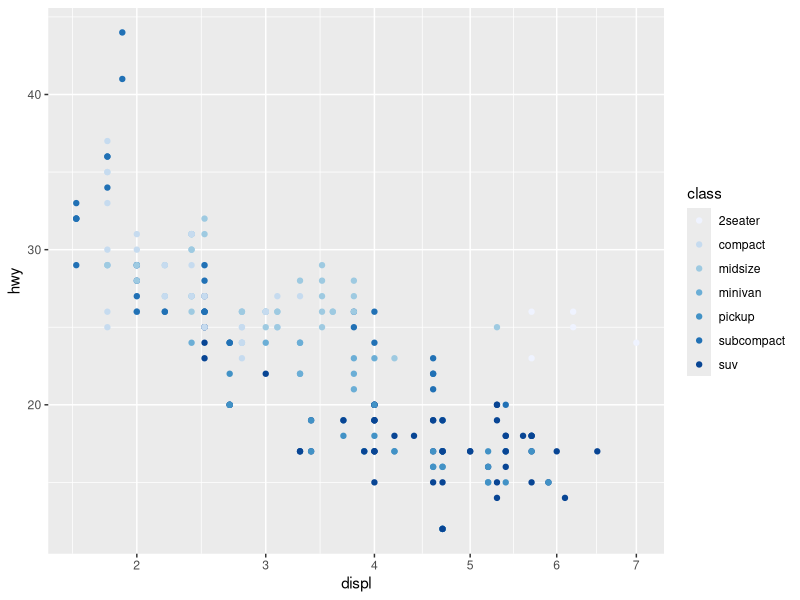
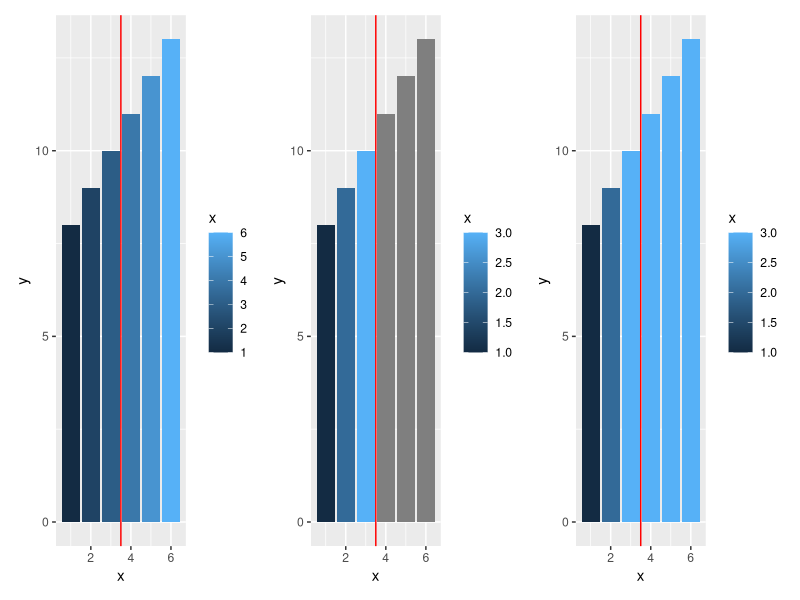
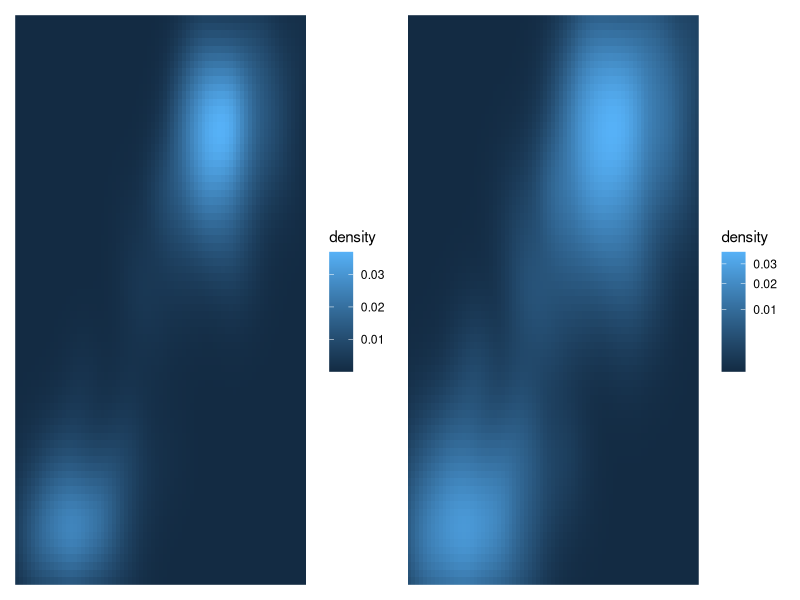
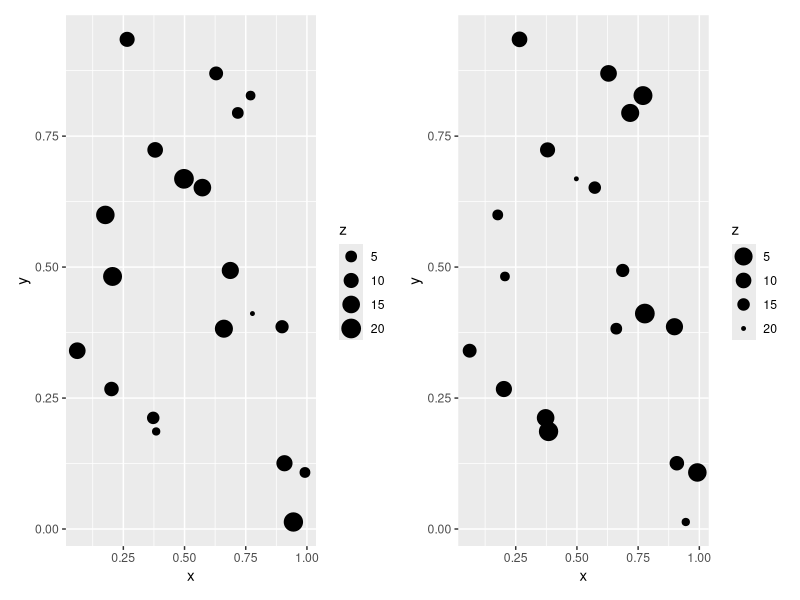
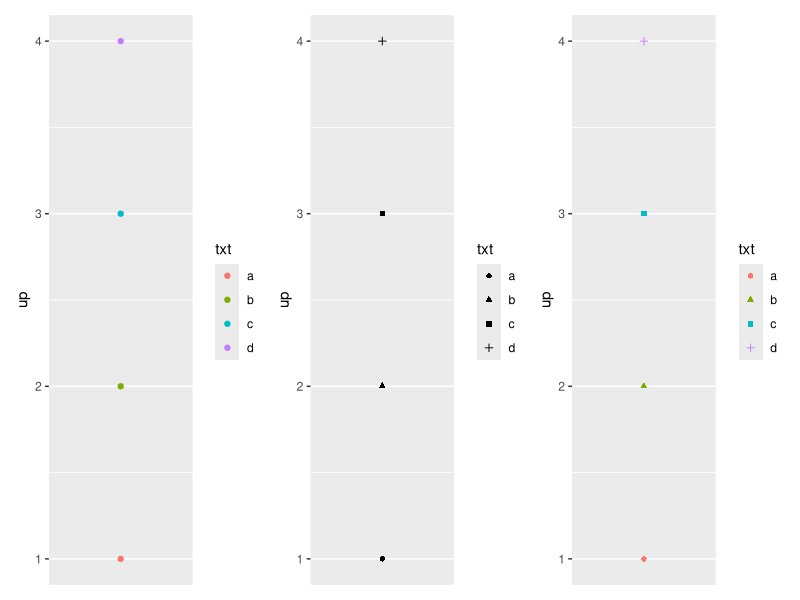
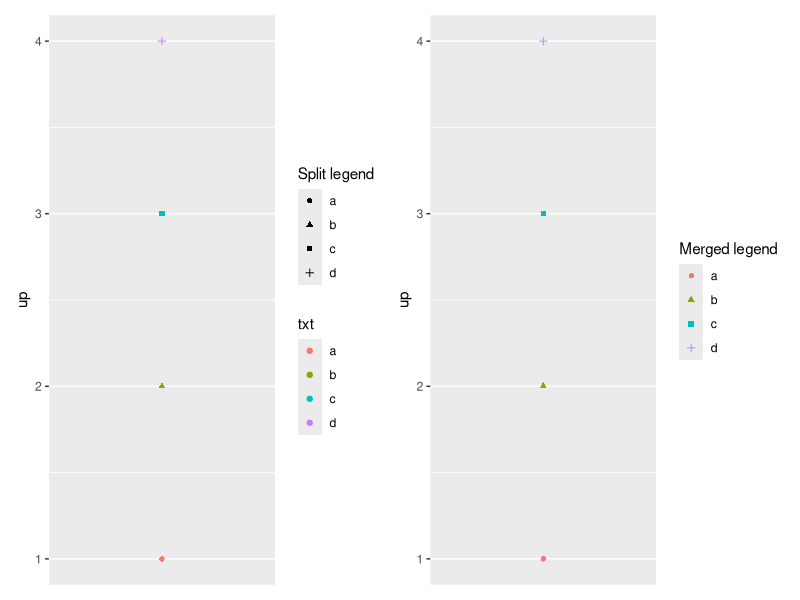
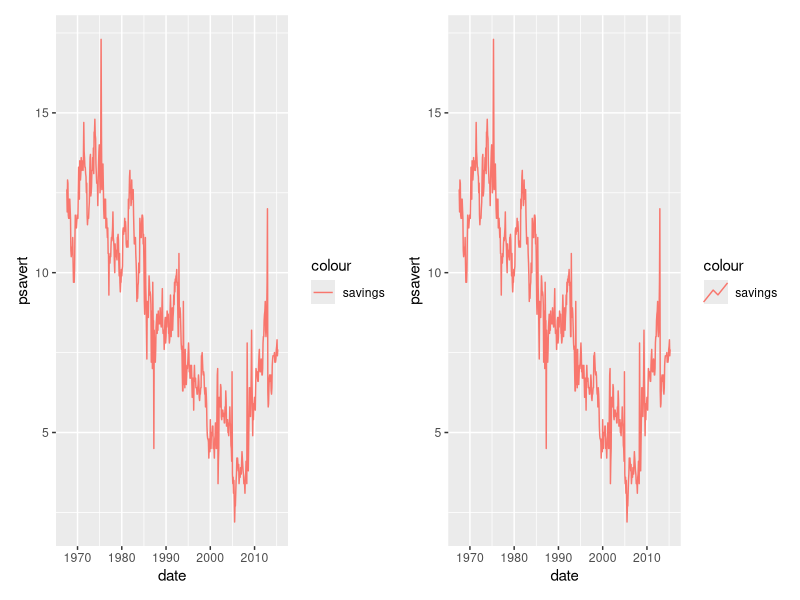

Source code (R) for these figures, in order:
## ---- chunk 1
library(ggplot2)
ggplot(mpg, aes(displ, hwy)) +
  geom_point(aes(colour = class)) +
  scale_x_sqrt() +
  scale_colour_brewer()
## ---- chunk 2
library(ggplot2)
df <- data.frame(x = 1:6, y = 8:13)
base <- ggplot(df, aes(x, y)) +
  geom_col(aes(fill = x)) +
  geom_vline(xintercept = 3.5, colour = "red")

a <- base
b <- base + scale_fill_gradient(limits = c(1, 3))
c <- base + scale_fill_gradient(limits = c(1, 3), oob = scales::squish)
## ---- chunk 3
library(patchwork)
a|b|c
## ---- chunk 4
library(ggplot2)
base <- ggplot(faithfuld, aes(waiting, eruptions)) +
  geom_raster(aes(fill = density)) +
  scale_x_continuous(NULL, NULL, expand = c(0, 0)) +
  scale_y_continuous(NULL, NULL, expand = c(0, 0))
a <- base
b <- base + scale_fill_continuous(trans = "sqrt")
## ---- chunk 5
library(patchwork)
(a|b)
## ---- chunk 6
set.seed(1)
df <- data.frame(x = runif(20), y = runif(20), z = sample(20))
base <- ggplot(df, aes(x, y, size = z)) + geom_point()
a <- base
b <- base + scale_size(trans = "reverse")
## ---- chunk 7
library(patchwork)
(a|b)
## ---- chunk 8
library(ggplot2)
toy <- data.frame(const = 1, up = 1:4, txt = letters[1:4])
base <- ggplot(toy, aes(const, up)) + scale_x_continuous(NULL, breaks = NULL)
a <- base + geom_point(aes(colour = txt))
b <- base + geom_point(aes(shape = txt))
c <- base + geom_point(aes(shape = txt, colour = txt))
## ---- chunk 9
library(patchwork)
(a|b|c)
## ---- chunk 10
base <- ggplot(toy, aes(const, up)) +
  geom_point(aes(shape = txt, colour = txt)) +
  scale_x_continuous(NULL, breaks = NULL)
a <- base + labs(shape = "Split legend")                              # two legends
b <- base + labs(shape = "Merged legend", colour = "Merged legend")   # one legend
## ---- chunk 11
library(patchwork)
(a|b)
## ---- chunk 12
library(ggplot2)
base <- ggplot(economics, aes(date, psavert, colour = "savings"))
a <- base + geom_line()
b <- base + geom_line(key_glyph = "timeseries")
## ---- chunk 13
library(patchwork)
(a|b)
